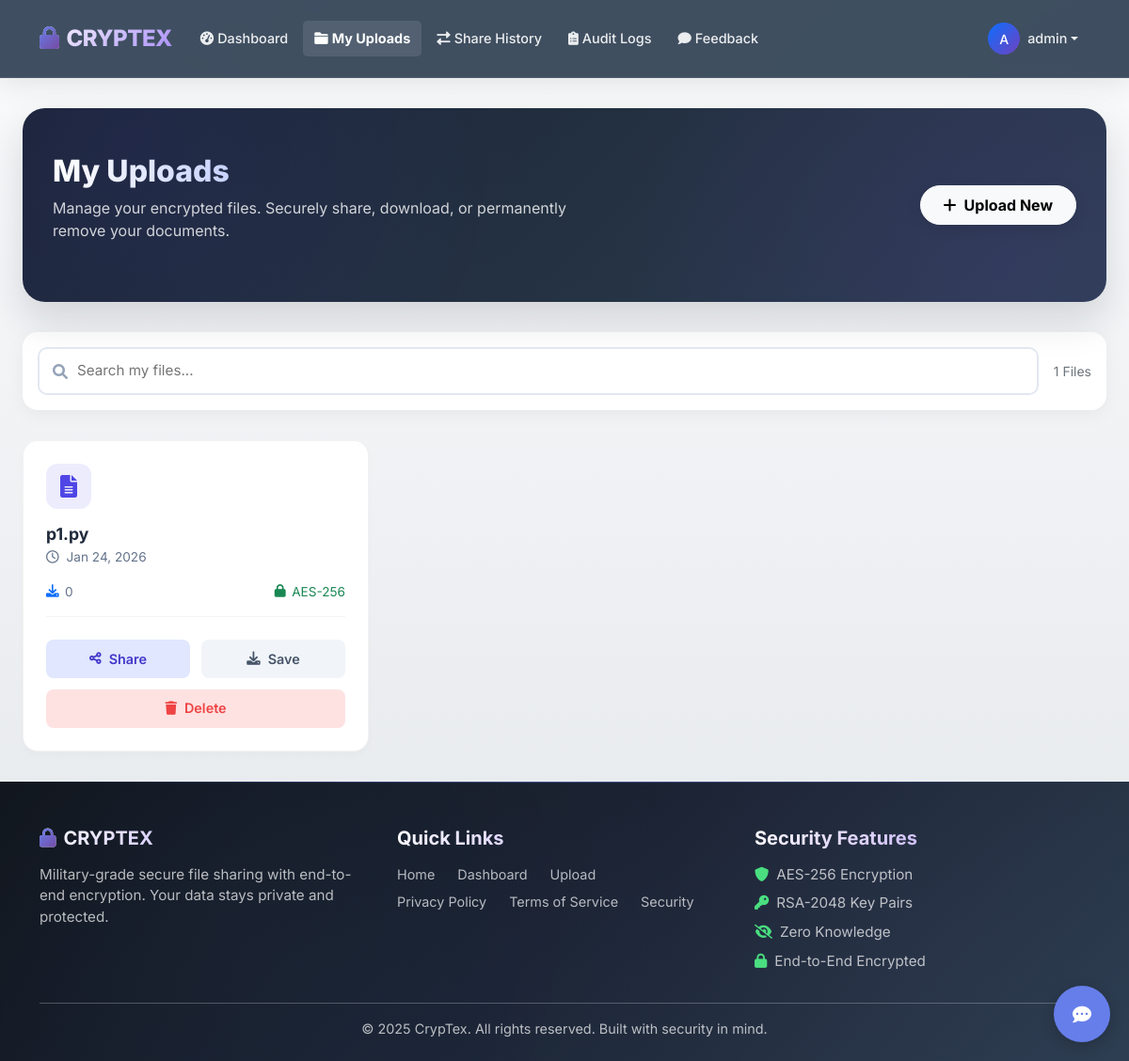
Screenshot of /my-uploads/ (signed in) with the database file from the repository.
### file_sharing/models.py (models this page shows, shortened)
class SharedFile(models.Model):
    owner = models.ForeignKey(User, on_delete=models.CASCADE)
    original_filename = models.CharField(max_length=255)
    encrypted_filename = models.CharField(max_length=255)
    encryption_key = models.BinaryField()  # Will be encrypted with user's public key
    upload_date = models.DateTimeField(default=timezone.now)
    expiration_date = models.DateTimeField(null=True, blank=True)
    download_count = models.IntegerField(default=0)

### file_sharing/views.py (the view)
# urls.py: path('my-uploads/', views.user_uploads, name='user_uploads'),
@login_required
def user_uploads(request):
    user_files = SharedFile.objects.filter(owner=request.user).order_by('-upload_date')
    return render(request, 'file_sharing/user_uploads.html', {'user_files': user_files})

### file_sharing/templates/file_sharing/user_uploads.html (shortened to what this page needs)
{% extends 'file_sharing/base.html' %}
{% block content %}
<div class="files-page">
    <div class="container-custom">
        <div class="page-header">
            <div class="header-overlay"></div>
            <div class="header-content d-flex justify-content-between align-items-center flex-wrap gap-3">
                <div>
                    <h1 class="page-title">My Uploads</h1>
                    <p class="page-description">
                        Manage your encrypted files. Securely share, download, or permanently remove your documents.
                    </p>
                </div>
                <div class="d-none d-md-block">
                    <a href="{% url 'file_sharing:upload' %}" class="btn btn-light px-4 py-2 rounded-pill fw-bold"
                        style="box-shadow: 0 4px 15px rgba(0,0,0,0.1);">
                        <i class="fas fa-plus me-2"></i>Upload New
                    </a>
                </div>
            </div>
        </div>
        {% if user_files %}
        <div class="controls-bar">
            <div class="search-input-wrapper">
                <i class="fas fa-search search-icon"></i>
                <input type="text" class="search-input" placeholder="Search my files..." id="fileSearch">
            </div>
            <div class="d-flex align-items-center gap-3">
                <span class="text-muted small">{{ user_files.count }} Files</span>
            </div>
        </div>
        <div class="files-grid" id="filesGrid">
            {% for file in user_files %}
            <div class="file-card">
                <div class="card-top">
                    <div class="file-icon">
                        {% if file.original_filename|lower|slice:"-4:" == ".pdf" %}
                        <i class="fas fa-file-pdf"></i>
                        {% elif file.original_filename|lower|slice:"-4:" == ".jpg" or file.original_filename|lower|slice:"-5:" == ".jpeg" or file.original_filename|lower|slice:"-4:" == ".png" %}
                        <i class="fas fa-file-image"></i>
                        {% elif file.original_filename|lower|slice:"-4:" == ".doc" or file.original_filename|lower|slice:"-5:" == ".docx" %}
                        <i class="fas fa-file-word"></i>
                        {% elif file.original_filename|lower|slice:"-4:" == ".xls" or file.original_filename|lower|slice:"-5:" == ".xlsx" %}
                        <i class="fas fa-file-excel"></i>
                        {% else %}
                        <i class="fas fa-file-alt"></i>
                        {% endif %}
                    </div>
                </div>
                <div class="mb-2">
                    <h5 class="file-name" title="{{ file.original_filename }}">
                        {{ file.original_filename }}
                    </h5>
                    <div class="file-meta">
                        <i class="far fa-clock"></i> {{ file.upload_date|date:"M d, Y" }}
                    </div>
                </div>
                <div class="file-stats">
                    <div class="stat-item" title="Downloads">
                        <i class="fas fa-download text-primary"></i>
                        <span>{{ file.download_count }}</span>
                    </div>
                    <div class="stat-item ms-auto text-success" title="Encrypted">
                        <i class="fas fa-lock"></i>
                        <span>AES-256</span>
                    </div>
                </div>
                <div class="actions-grid">
                    <a href="{% url 'file_sharing:share' file.id %}" class="action-btn btn-share">
                        <i class="fas fa-share-alt"></i> Share
                    </a>
                    <a href="{% url 'file_sharing:download' file.id %}" class="action-btn btn-download">
                        <i class="fas fa-download"></i> Save
                    </a>
                    <button type="button" class="action-btn btn-delete" data-bs-toggle="modal"
                        data-bs-target="#deleteModal{{ file.id }}">
                        <i class="fas fa-trash"></i> Delete
                    </button>
                </div>
            </div>
            {% endfor %}
        </div>
        {% endif %}
    </div>
</div>
{% endblock %}

### file_sharing/templates/file_sharing/base.html (shortened to what this page needs)
{% load static %}
<!DOCTYPE html>
<html lang="en">
<head>
    <link href="https://cdn.jsdelivr.net/npm/bootstrap@5.1.3/dist/css/bootstrap.min.css" rel="stylesheet">
    <link rel="stylesheet" href="https://cdnjs.cloudflare.com/ajax/libs/font-awesome/6.0.0/css/all.min.css">
</head>
<body class="app-bg">
    <nav class="navbar navbar-expand-lg navbar-dark">
        <div class="container">
            {%if user.is_authenticated %}
            <a class="navbar-brand" id="icon-route" href="{% url 'file_sharing:dashboard' %}">
                <i class="fas fa-lock me-2"></i>CRYPTEX
            </a>
            <div class="collapse navbar-collapse" id="navbarContent">
                <ul class="navbar-nav me-auto mb-2 mb-lg-0">
                    <li class="nav-item">
                        <a class="nav-link {% if request.resolver_match.url_name == 'dashboard' %}active{% endif %}"
                            href="{% url 'file_sharing:dashboard' %}">
                            <i class="fas fa-tachometer-alt me-1"></i>Dashboard
                        </a>
                    </li>
                    <li class="nav-item">
                        <a class="nav-link {% if request.resolver_match.url_name == 'user_uploads' %}active{% endif %}"
                            href="{% url 'file_sharing:user_uploads' %}">
                            <i class="fas fa-folder me-1"></i>My Uploads
                        </a>
                    </li>
                    <li class="nav-item">
                        <a class="nav-link {% if request.resolver_match.url_name == 'share_history' %}active{% endif %}"
                            href="{% url 'file_sharing:share_history' %}">
                            <i class="fas fa-exchange-alt me-1"></i>Share History
                        </a>
                    </li>
                    <li class="nav-item">
                        <a class="nav-link {% if request.resolver_match.url_name == 'audit_logs' %}active{% endif %}"
                            href="{% url 'file_sharing:audit_logs' %}">
                            <i class="fas fa-clipboard-list me-1"></i>Audit Logs
                        </a>
                    </li>
                    <li class="nav-item">
                        <a class="nav-link {% if request.resolver_match.url_name == 'feedback' %}active{% endif %}"
                            href="{% url 'file_sharing:feedback' %}">
                            <i class="fas fa-comment me-1"></i>Feedback
                        </a>
                    </li>
                </ul>
                <div class="d-flex align-items-center">
                    <div class="dropdown">
                        <a class="nav-link dropdown-toggle text-light d-flex align-items-center" href="#" role="button"
                            data-bs-toggle="dropdown" aria-expanded="false">
                            <div class="profile-avatar-sm me-2">
                                {{ user.username|make_list|first|upper }}
                            </div>
                            <span>{{ user.username }}</span>
                        </a>
                    </div>
                </div>
            </div>
            {% endif %}
        </div>
    </nav>
    <main class="main-content">
        <div class="container mt-4">
            {% block content %}
            {% endblock %}
        </div>
    </main>
    {% if user.is_authenticated %}
    <a href="{% url 'file_sharing:feedback' %}" class="chat-bubble" title="Give Feedback"
        style="text-decoration: none;">
        <i class="fas fa-comment-dots fa-lg"></i>
    </a>
    {% endif %}
    <footer class="footer">
        <div class="container">
            <div class="row g-4">
                <div class="col-md-4">
                    <h5><i class="fas fa-lock me-2"></i>CRYPTEX</h5>
                    <p class="mb-3">Military-grade secure file sharing with end-to-end encryption. Your data stays
                        private and protected.</p>
                </div>
                <div class="col-md-4">
                    <h5>Quick Links</h5>
                    <div class="footer-links">
                        <a href="{% url 'file_sharing:homepage' %}" class="footer-link">Home</a>
                        {% if user.is_authenticated %}
                        <a href="{% url 'file_sharing:dashboard' %}" class="footer-link">Dashboard</a>
                        <a href="{% url 'file_sharing:upload' %}" class="footer-link">Upload</a>
                        {% else %}
                        <a href="{% url 'file_sharing:register' %}" class="footer-link">Register</a>
                        <a href="{% url 'file_sharing:login' %}" class="footer-link">Login</a>
                        {% endif %}
                    </div>
                    <div class="footer-links mt-2">
                        <a href="#" class="footer-link">Privacy Policy</a>
                        <a href="#" class="footer-link">Terms of Service</a>
                        <a href="#" class="footer-link">Security</a>
                    </div>
                </div>
                <div class="col-md-4">
                    <h5>Security Features</h5>
                    <p class="mb-2"><i class="fas fa-shield-alt me-2" style="color: #4ade80;"></i>AES-256 Encryption</p>
                    <p class="mb-2"><i class="fas fa-key me-2" style="color: #4ade80;"></i>RSA-2048 Key Pairs</p>
                    <p class="mb-2"><i class="fas fa-eye-slash me-2" style="color: #4ade80;"></i>Zero Knowledge</p>
                    <p class="mb-0"><i class="fas fa-lock me-2" style="color: #4ade80;"></i>End-to-End Encrypted</p>
                </div>
            </div>
            <hr style="border-color: rgba(255, 255, 255, 0.1); margin: 2rem 0 1rem;">
            <div class="row">
                <div class="col-12 text-center">
                    <p class="mb-0" style="font-size: 0.9rem;">&copy; 2025 CrypTex. All rights reserved. Built with
                        security in mind.</p>
                </div>
            </div>
        </div>
    </footer>
</body>
</html>

### file_sharing/templates/file_sharing/user_uploads.html (style rules this page uses)
.files-page { margin: -1.5rem -15px 0 -15px; background: linear-gradient(to bottom, #f8f9fa 0%, #e9ecef 100%); min-height: calc(100vh - 200px); padding: 2rem 0; position: relative; }
@media (min-width: 768px) { .files-page { margin: -1.5rem calc(-50vw + 50%) 0 calc(-50vw + 50%); } }
.container-custom { max-width: 1280px; margin: 0 auto; padding: 0 1.5rem; }
.page-header { background: linear-gradient(135deg, #1a2332 0%, #2c3e50 100%); border-radius: 24px; padding: 3rem 2rem; margin-bottom: 2rem; position: relative; overflow: hidden; color: white; box-shadow: 0 20px 40px rgba(26, 35, 50, 0.15); }
.header-overlay { position: absolute; top: 0; left: 0; right: 0; bottom: 0; background-image: radial-gradient(circle at 10% 20%, rgba(79, 70, 229, 0.1) 0%, transparent 40%), radial-gradient(circle at 90% 80%, rgba(124, 58, 237, 0.1) 0%, transparent 40%); pointer-events: none; }
.header-content { position: relative; z-index: 2; }
.page-title { font-size: 2rem; font-weight: 800; margin-bottom: 0.5rem; background: linear-gradient(to right, #fff, #c7d2fe); -webkit-background-clip: text; background-clip: text; -webkit-text-fill-color: transparent; display: inline-block; }
.page-description { color: rgba(255, 255, 255, 0.8); font-size: 1rem; max-width: 600px; }
.controls-bar { background: white; padding: 1rem; border-radius: 16px; box-shadow: 0 4px 20px rgba(0, 0, 0, 0.05); margin-bottom: 2rem; display: flex; justify-content: space-between; align-items: center; flex-wrap: wrap; gap: 1rem; }
.search-input-wrapper { position: relative; flex: 1; min-width: 250px; }
.search-input { width: 100%; padding: 0.75rem 1rem 0.75rem 2.5rem; border: 2px solid #e2e8f0; border-radius: 10px; transition: all 0.3s ease; font-size: 0.95rem; }
.search-icon { position: absolute; left: 1rem; top: 50%; transform: translateY(-50%); color: #94a3b8; }
.files-grid { display: grid; grid-template-columns: repeat(auto-fill, minmax(300px, 1fr)); gap: 1.5rem; }
.file-card { background: white; border-radius: 16px; padding: 1.5rem; box-shadow: 0 4px 6px rgba(0, 0, 0, 0.02); border: 1px solid rgba(0, 0, 0, 0.05); transition: all 0.3s ease; position: relative; overflow: hidden; display: flex; flex-direction: column; }
.file-card::before { content: ''; position: absolute; top: 0; left: 0; width: 4px; height: 100%; background: linear-gradient(to bottom, #4f46e5, #7c3aed); opacity: 0; transition: opacity 0.3s ease; }
.card-top { display: flex; align-items: flex-start; justify-content: space-between; margin-bottom: 1rem; }
.file-icon { width: 48px; height: 48px; background: rgba(79, 70, 229, 0.1); border-radius: 12px; display: flex; align-items: center; justify-content: center; font-size: 1.5rem; color: #4f46e5; }
.file-name { font-weight: 700; font-size: 1.1rem; color: #1e293b; margin-bottom: 0.25rem; white-space: nowrap; overflow: hidden; text-overflow: ellipsis; }
.file-meta { font-size: 0.85rem; color: #64748b; display: flex; align-items: center; gap: 0.5rem; margin-bottom: 0.5rem; }
.file-stats { display: flex; align-items: center; gap: 1rem; margin-bottom: 1.5rem; padding-bottom: 1rem; border-bottom: 1px solid #f1f5f9; font-size: 0.85rem; color: #64748b; }
.stat-item { display: flex; align-items: center; gap: 0.4rem; }
.actions-grid { display: grid; grid-template-columns: 1fr 1fr; gap: 0.75rem; margin-top: auto; }
.action-btn { padding: 0.6rem; border-radius: 8px; border: none; font-weight: 600; font-size: 0.9rem; display: flex; align-items: center; justify-content: center; gap: 0.5rem; text-decoration: none; transition: all 0.2s ease; cursor: pointer; }
.btn-share { background: #e0e7ff; color: #4338ca; }
.btn-download { background: #f1f5f9; color: #475569; }
.btn-delete { background: #fee2e2; color: #ef4444; grid-column: span 2; }

### rows the page displays
SharedFile: original_filename "p1.py", upload_date "Jan 24, 2026", download_count "0"

### other values shown
{{ user.username|make_list|first|upper }} "A"
{{ user.username }} "admin"
{{ user_files.count }} "1"
